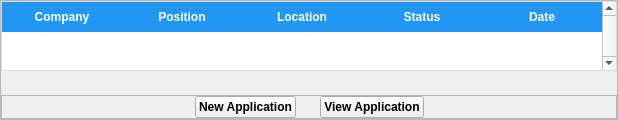
               <widget class="QFrame" name="application_content_frame">
                <property name="frameShape">
                 <enum>QFrame::StyledPanel</enum>
                </property>
                <property name="frameShadow">
                 <enum>QFrame::Raised</enum>
                </property>
                <layout class="QVBoxLayout" name="applicationContentFrame_layout">
                 <property name="spacing">
                  <number>24</number>
                 </property>
                 <property name="leftMargin">
                  <number>0</number>
                 </property>
                 <property name="topMargin">
                  <number>0</number>
                 </property>
                 <property name="rightMargin">
                  <number>0</number>
                 </property>
                 <property name="bottomMargin">
                  <number>0</number>
                 </property>
                 <item>
                  <widget class="QTableWidget" name="appications_table_widget">
                   <property name="maximumSize">
                    <size>
                     <width>16777215</width>
                     <height>16777215</height>
                    </size>
                   </property>
                   <property name="focusPolicy">
                    <enum>Qt::ClickFocus</enum>
                   </property>
                   <property name="styleSheet">
                    <string notr="true">QTableWidget {
    border: 1px solid rgb(220, 220, 220);
    background-color: white;
}

QHeaderView:Section {
    height: 30px;
    border: none;
    background-color: rgb(33, 150, 243);
    color: white;
}

QTableWidget:Item {
    padding-left: 3px;
}

QTableView::Item {
    background-color: rgb(213, 230, 243);
}

QTableView::Item:Alternate {
    background-color: rgb(236, 240, 243);
}

QTableView::Item:Selected {
   background-color: rgb(25, 105, 170);
}</string>
                   </property>
                   <property name="lineWidth">
                    <number>1</number>
                   </property>
                   <property name="verticalScrollBarPolicy">
                    <enum>Qt::ScrollBarAlwaysOn</enum>
                   </property>
                   <property name="sizeAdjustPolicy">
                    <enum>QAbstractScrollArea::AdjustToContents</enum>
                   </property>
                   <property name="editTriggers">
                    <set>QAbstractItemView::SelectedClicked</set>
                   </property>
                   <property name="alternatingRowColors">
                    <bool>true</bool>
                   </property>
                   <property name="selectionMode">
                    <enum>QAbstractItemView::SingleSelection</enum>
                   </property>
                   <property name="selectionBehavior">
                    <enum>QAbstractItemView::SelectRows</enum>
                   </property>
                   <property name="textElideMode">
                    <enum>Qt::ElideRight</enum>
                   </property>
                   <property name="showGrid">
                    <bool>false</bool>
                   </property>
                   <property name="gridStyle">
                    <enum>Qt::SolidLine</enum>
                   </property>
                   <property name="sortingEnabled">
                    <bool>true</bool>
                   </property>
                   <property name="wordWrap">
                    <bool>true</bool>
                   </property>
                   <property name="cornerButtonEnabled">
                    <bool>false</bool>
                   </property>
                   <property name="rowCount">
                    <number>0</number>
                   </property>
                   <attribute name="horizontalHeaderVisible">
                    <bool>true</bool>
                   </attribute>
                   <attribute name="horizontalHeaderCascadingSectionResizes">
                    <bool>false</bool>
                   </attribute>
                   <attribute name="horizontalHeaderMinimumSectionSize">
                    <number>32</number>
                   </attribute>
                   <attribute name="horizontalHeaderDefaultSectionSize">
                    <number>120</number>
                   </attribute>
                   <attribute name="horizontalHeaderStretchLastSection">
                    <bool>true</bool>
                   </attribute>
                   <attribute name="verticalHeaderStretchLastSection">
                    <bool>false</bool>
                   </attribute>
                   <column>
                    <property name="text">
                     <string>Company</string>
                    </property>
                    <property name="font">
                     <font>
                      <weight>75</weight>
                      <bold>true</bold>
                     </font>
                    </property>
                    <property name="background">
                     <color>
                      <red>255</red>
                      <green>255</green>
                      <blue>255</blue>
                     </color>
                    </property>
                   </column>
                   <column>
                    <property name="text">
                     <string>Position</string>
                    </property>
                    <property name="font">
                     <font>
                      <weight>75</weight>
                      <bold>true</bold>
                     </font>
                    </property>
                   </column>
                   <column>
                    <property name="text">
                     <string>Location</string>
                    </property>
                    <property name="font">
                     <font>
                      <weight>75</weight>
                      <bold>true</bold>
                     </font>
                    </property>
                   </column>
                   <column>
                    <property name="text">
                     <string>Status</string>
                    </property>
                    <property name="font">
                     <font>
                      <weight>75</weight>
                      <bold>true</bold>
                     </font>
                    </property>
                   </column>
                   <column>
                    <property name="text">
                     <string>Date</string>
                    </property>
                    <property name="font">
                     <font>
                      <weight>75</weight>
                      <bold>true</bold>
                     </font>
                    </property>
                   </column>
                  </widget>
                 </item>
                 <item>
                  <widget class="QFrame" name="application_content_actions_frame">
                   <property name="frameShape">
                    <enum>QFrame::StyledPanel</enum>
                   </property>
                   <property name="frameShadow">
                    <enum>QFrame::Raised</enum>
                   </property>
                   <layout class="QHBoxLayout" name="applicationContentActionsFrame_layout">
                    <property name="spacing">
                     <number>24</number>
                    </property>
                    <property name="leftMargin">
                     <number>0</number>
                    </property>
                    <property name="topMargin">
                     <number>0</number>
                    </property>
                    <property name="rightMargin">
                     <number>0</number>
                    </property>
                    <property name="bottomMargin">
                     <number>0</number>
                    </property>
                    <item>
                     <spacer name="application_content_actions_left_spacer">
                      <property name="orientation">
                       <enum>Qt::Horizontal</enum>
                      </property>
                      <property name="sizeHint" stdset="0">
                       <size>
                        <width>107</width>
                        <height>20</height>
                       </size>
                      </property>
                     </spacer>
                    </item>
                    <item>
                     <widget class="QPushButton" name="new_application_button">
                      <property name="font">
                       <font>
                        <pointsize>9</pointsize>
                        <weight>75</weight>
                        <bold>true</bold>
                       </font>
                      </property>
                      <property name="text">
                       <string>New Application</string>
                      </property>
                     </widget>
                    </item>
                    <item>
                     <widget class="QPushButton" name="view_application_button">
                      <property name="font">
                       <font>
                        <pointsize>9</pointsize>
                        <weight>75</weight>
                        <bold>true</bold>
                       </font>
                      </property>
                      <property name="text">
                       <string>View Application</string>
                      </property>
                     </widget>
                    </item>
                    <item>
                     <spacer name="application_content_actions_right_spacer">
                      <property name="orientation">
                       <enum>Qt::Horizontal</enum>
                      </property>
                      <property name="sizeHint" stdset="0">
                       <size>
                        <width>107</width>
                        <height>20</height>
                       </size>
                      </property>
                     </spacer>
                    </item>
                   </layout>
                  </widget>
                 </item>
                </layout>
               </widget>
